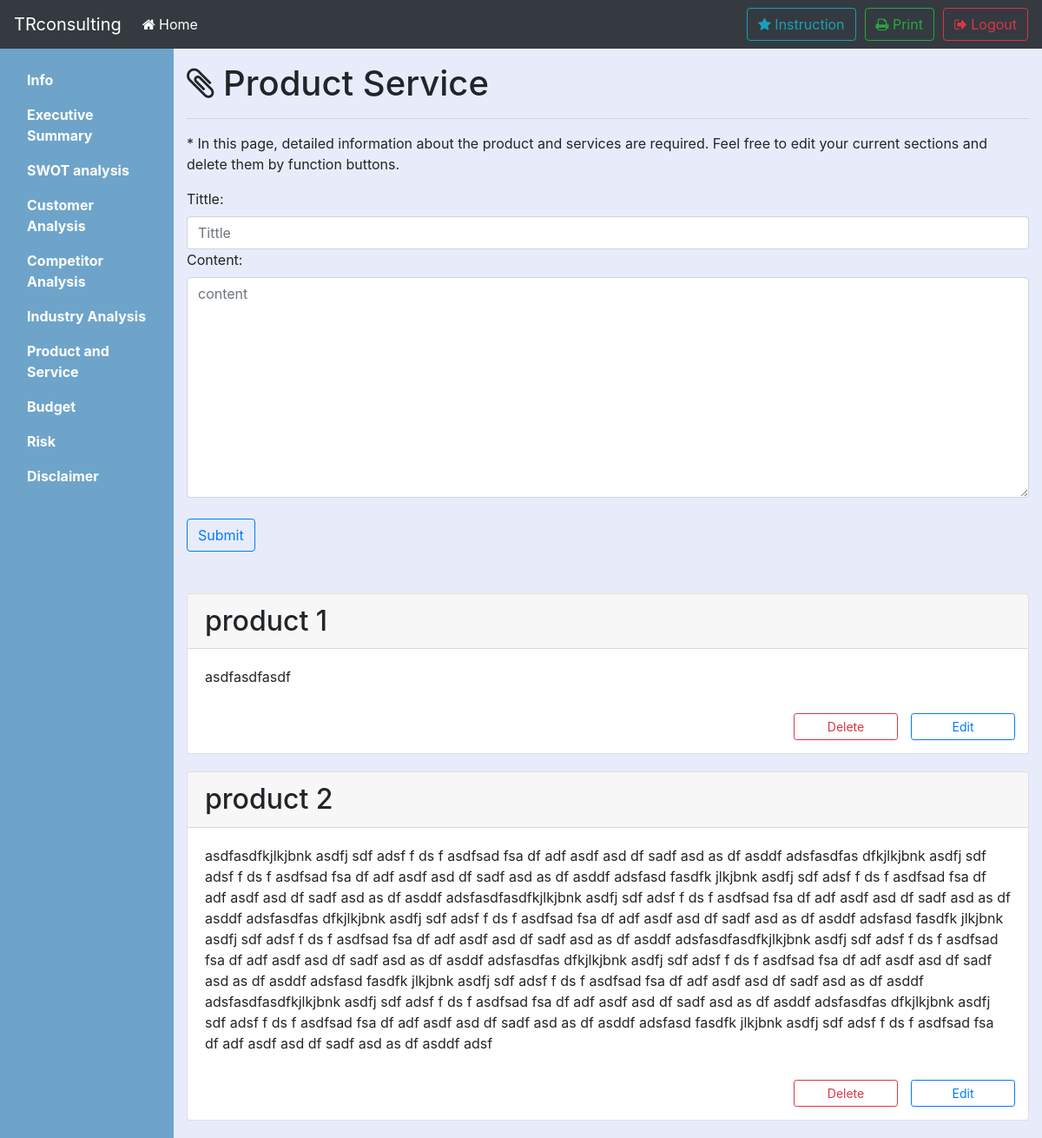
Page /1/product_service (signed in) on the committed database.
### tables this page shows
CREATE TABLE PRODUCT_SERVICE(pid INTEGER, did INTEGER PRIMARY KEY, tt TEXT NOT NULL, pg TEXT NOT NULL,FOREIGN KEY (pid) REFERENCES user(id));

### bpb.py (the view)
@app.route('/<int:pid>/product_service',methods=['GET','POST'])
def product_service(pid):
	if 'logged_in' in session:
		if (session['logged_in'] == True):
			if request.method == 'GET':
				data = db_func.select_record('product_service',pid)
				return render_template('product_service.html', data=data)
			if request.method == 'POST':
				tt = request.form['tt']
				pg = request.form['pg']
				db_func.insert_record('product_service',pid,tt,pg)
				flash('successfully insert !')
				return redirect('/%d/product_service' % pid)
		else:
			return redirect(url_for('login'))
	else:
		return redirect(url_for('login'))

### db_func.py (called while the page is built)
def select_record(table,pid):
	conn = sqlite3.connect('test.db')
	c = conn.cursor()
	c.execute('''SELECT * FROM '%s' WHERE pid='%d' ''' % (table,pid))
	content = c.fetchall()
	conn.commit()
	conn.close()
	return content

### templates/product_service.html (shortened to what this page needs)
{% extends "layout.html" %}
{% block main %}
			<main class="col-sm-9 ml-sm-auto col-md-10 pt-3" style="background-color:#e8ecfa;" role="main">
				<h1><i class="fa fa-paperclip" aria-hidden="true"></i> Product Service</h1>
				<section class="placeholders">
					<div>
						<hr>
						<form class="form" method="post">
							<blockquote>* In this page, detailed information about the product and services are required. Feel free to edit your current sections and delete them by function buttons.</blockquote>
							<label for="pg">Tittle:</label>
							<input id="tt" name="tt" class="form-control" placeholder="Tittle" required>
							<label for="pg">Content:</label>
							<textarea rows="10" id="pg" name="pg" class="form-control" placeholder="content" required></textarea>
							<br>
							<input class="btn btn-outline-primary" method = "post" type="submit"></input>
						</form>
					</div>
				</section>
				<br>
				<br>
				<section>
					<div class="streamOfParts">
						{% if data %}
						{% for i in data %}
						<div class="card" style="margin-bottom: 20px;">
							<h2 class="card-header">{{ i[2] }}</h2>
							<div style="white-space: pre-line" class="card-body">{{ i[3] }}</div>
							<div align="right" style="margin-bottom: 15px;">
								<input type="button" class="btn btn-outline-primary btn-sm" data-toggle="modal" data-target="#editModal" onclick="load(this)" style="margin-right: 15px;margin-top:10px;float:right;width: 120px;" value="Edit"></input>
								<input type="button" class="btn btn-sm btn-outline-danger" data-toggle="modal" onclick="deleteFunction(this)" style="margin-right: 15px;margin-top:10px;float:right;width: 120px;" value="Delete" data-target="#delConfirm"> </input>
							</div>
						</div>
						{% endfor %}
						{% endif %}
					</div>
				</section>
			</main>
{% endblock %}

### templates/layout.html (style rules this page uses)
main { "background-color:#f4f4f4;" }

### rows in the picture
PRODUCT_SERVICE: tt "product 1", pg "asdfasdfasdf"
PRODUCT_SERVICE: tt "product 2", pg "asdfasdfkjlkjbnk asdfj sdf adsf f ds f asdfsad fsa df adf asdf asd df sadf asd as df asddf adsfasdfas dfkjlkjbnk asdfj sdf adsf f ds f asdfsad fsa df adf asdf asd df sadf asd as df asddf adsfasd fasdfk jlkjbnk asdfj sdf adsf f ds f asdfsad fsa df adf asdf asd df sadf asd as df asddf adsfasdfasdfkjlkjbnk asdfj sdf adsf f ds f asdfsad fsa df adf asdf asd df sadf asd as df asddf adsfasdfas dfkjlkjbnk asdfj sdf adsf f ds f asdfsad fsa df adf asdf asd df sadf asd as df asddf adsfasd fasdfk jlkjbnk asdfj sdf adsf f ds f asdfsad fsa df adf asdf asd df sadf asd as df asddf adsfasdfasdfkjlkjbnk asdfj sdf adsf f ds f asdfsad fsa df adf asdf asd df sadf asd as df asddf adsfasdfas dfkjlkjbnk asdfj sdf…"
